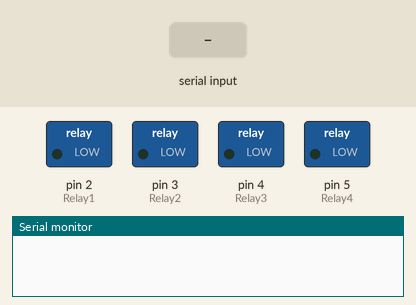
Recording of a sketch running on a simulated Arduino Uno, built with avr-gcc and run on an emulated ATmega328P. Parts: switched loads named in the sketch (green lamp = pin HIGH), the last lines printed to the serial monitor. The test bench sets the inputs (shaded band).

Above: at 1.2 s.
1.3 s: "off" received over Serial
At 2.3 s:
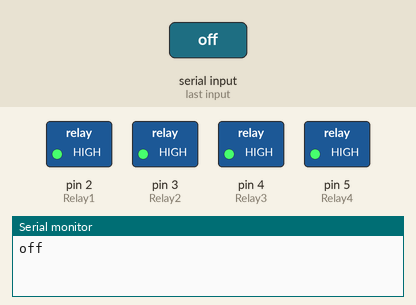
2.8 s: "charger" received over Serial
At 3.7 s:
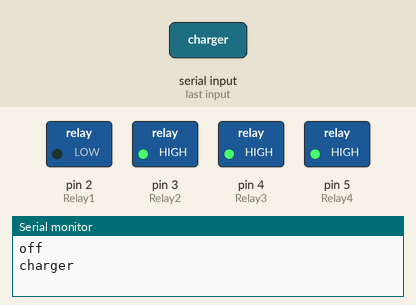
4.3 s: "on" received over Serial
At 5.4 s:
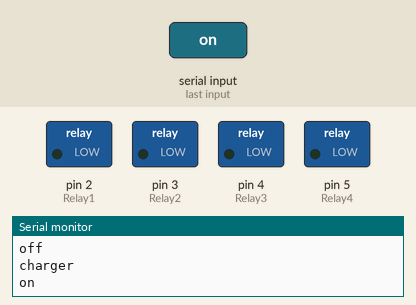
5.8 s: "charger off" received over Serial
At 6.3 s:
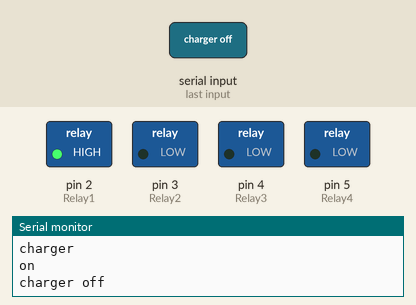
Timing chart, 0 to 8.4 s (numbered marks = the images above; inputs shaded):
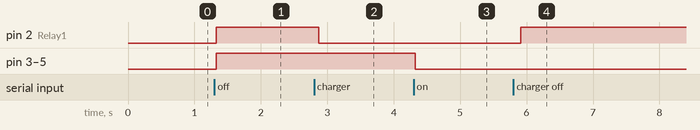

The sketch:

sketch_feb13a.ino
```cpp
String voice;
int Relay1 = 2;
int Relay2 = 3 ;
int Relay3 = 4;
int Relay4 = 5;
void Relay1On(){
digitalWrite (Relay1, LOW);
}
void Relay1Off(){
digitalWrite (Relay1, HIGH);
}
void Relay2On(){
digitalWrite (Relay2, LOW);
}
void Relay2Off(){
digitalWrite (Relay2, HIGH);
}
void Relay3On(){
digitalWrite (Relay3, LOW);
}
void Relay3Off(){
digitalWrite (Relay3, HIGH);
}
void Relay4On(){
digitalWrite (Relay4, LOW);
}
void Relay4Off(){
digitalWrite (Relay4, HIGH);
}
void allon() {
digitalWrite (Relay1, LOW);
digitalWrite (Relay2, LOW);
digitalWrite (Relay3, LOW);
digitalWrite (Relay4, LOW);
}
void alloff() {
digitalWrite (Relay1, HIGH);
digitalWrite (Relay2, HIGH);
digitalWrite (Relay3, HIGH);
digitalWrite (Relay4, HIGH);
}
void setup() {
Serial.begin(9600);
pinMode(Relay1, OUTPUT);
pinMode(Relay2, OUTPUT);
pinMode(Relay3, OUTPUT);
pinMode(Relay4, OUTPUT);
}
void loop() {
while(Serial.available()) {
delay(10);
char c=Serial.read();
if(c=='#')
{break; }
voice += c;
}
if (voice.length() > 0) {
Serial.println(voice);
if (voice == "on" || voice == "Alexa switch on")
{
allon() ;
}
else if (voice == "off" || voice=="Alexa switch off")
{
alloff() ;
}
else if(voice =="charger" || voice =="Alexa charger on"){
Relay1On();
}
else if(voice =="charger off" || voice =="Alexa charger off"){
Relay1Off();
}
else if(voice =="TV" || voice =="Alexa TV on"){
Relay2On();
}
else if( voice =="switch off TV" || voice =="Alexa TV off" ){
Relay2Off();
}
else if(voice =="light" || voice =="Alexa light on"){
Relay3On();
}
else if(voice =="switch off light" || voice =="Alexa light off"){
Relay3Off();
}
else if(voice =="fan" || voice =="Alexa fan on"){
Relay4On();
}
else if(voice =="switch off fan" || voice =="Alexa fan off"){
Relay4Off();
}
voice="";
}
}
```

Measured:
- after the input at 1.3 s, pin 2 (Relay1), pin 3 (Relay2), pin 4 (Relay3), pin 5 (Relay4): LOW → HIGH at once
- after the input at 2.8 s, pin 2 (Relay1): HIGH → LOW after 0.07 s
- after the input at 4.3 s, pin 3 (Relay2), pin 4 (Relay3), pin 5 (Relay4): HIGH → LOW at once
- after the input at 5.8 s, pin 2 (Relay1): LOW → HIGH after 0.11 s
